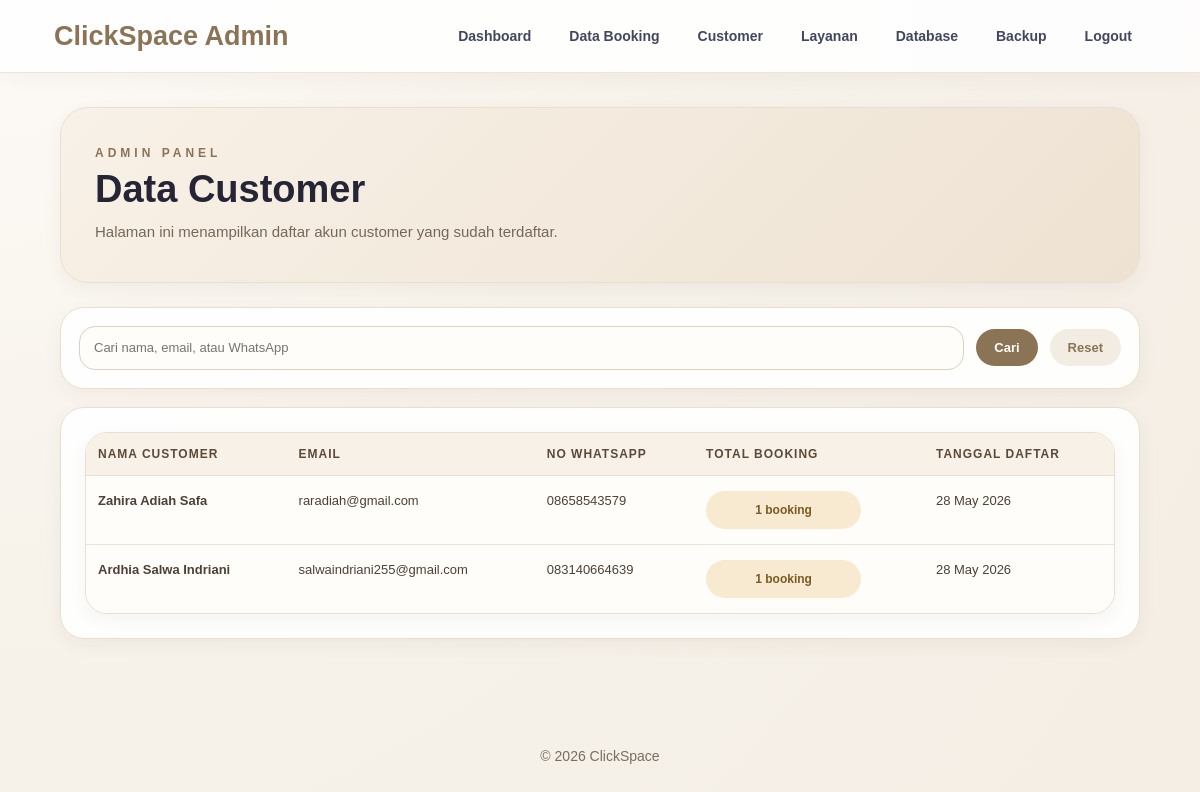
/admin-users.php (signed in), run on the app's committed database.
### tables this page shows
CREATE TABLE `users` (
  `id_user` int NOT NULL AUTO_INCREMENT,
  `nama_lengkap` varchar(100) NOT NULL,
  `email` varchar(100) NOT NULL,
  `no_whatsapp` varchar(20) NOT NULL,
  `password` varchar(255) NOT NULL,
  `role` enum('customer','admin') DEFAULT 'customer',
  `created_at` timestamp NULL DEFAULT CURRENT_TIMESTAMP,
  PRIMARY KEY (`id_user`),
  UNIQUE KEY `email` (`email`)
);

### admin-users.php (the view, shortened to what this page needs)
<?php
include "koneksi.php";
$keyword = isset($_GET['keyword']) ? mysqli_real_escape_string($conn, $_GET['keyword']) : '';
$where = "WHERE role='customer'";
$query_customer = mysqli_query($conn, "
  SELECT users.*, COUNT(booking.id_booking) AS total_booking
  FROM users
  LEFT JOIN booking ON users.id_user = booking.id_user
  $where
  GROUP BY users.id_user
  ORDER BY users.created_at DESC
");
?>
<!DOCTYPE html>
<html lang="id">
<head>
 <link rel="stylesheet" href="style.css?v=10">
</head>
<body class="admin-page">
<header>
  <div class="logo">ClickSpace Admin</div>
  <nav>
    <a href="admin-dashboard.php">Dashboard</a>
    <a href="admin-booking.php">Data Booking</a>
    <a href="admin-users.php">Customer</a>
    <a href="admin-layanan.php">Layanan</a>
    <a href="admin-database.php">Database</a>
    <a href="backup_list.php">Backup</a>
    <a href="logout.php" class="btn-login">Logout</a>
  </nav>
</header>
<main class="admin-main">
  <section class="admin-page-title">
    <div>
      <p>ADMIN PANEL</p>
      <h1>Data Customer</h1>
      <span>Halaman ini menampilkan daftar akun customer yang sudah terdaftar.</span>
    </div>
  </section>
  <section class="admin-filter-card">
    <form method="GET" action="admin-users.php">
      <input type="text" name="keyword" placeholder="Cari nama, email, atau WhatsApp" value="<?php echo htmlspecialchars($keyword); ?>">
      <button type="submit">Cari</button>
      <a href="admin-users.php">Reset</a>
    </form>
  </section>
  <section class="admin-panel">
    <div class="admin-table-wrap">
      <table class="admin-table">
        <thead>
          <tr>
            <th>Nama Customer</th>
            <th>Email</th>
            <th>No WhatsApp</th>
            <th>Total Booking</th>
            <th>Tanggal Daftar</th>
          </tr>
        </thead>
        <tbody>
          <?php if (mysqli_num_rows($query_customer) > 0) { ?>
            <?php while ($customer = mysqli_fetch_assoc($query_customer)) { ?>
              <tr>
                <td><b><?php echo $customer['nama_lengkap']; ?></b></td>
                <td><?php echo $customer['email']; ?></td>
                <td><?php echo $customer['no_whatsapp']; ?></td>
                <td><span class="admin-badge"><?php echo $customer['total_booking']; ?> booking</span></td>
                <td><?php echo date('d M Y', strtotime($customer['created_at'])); ?></td>
              </tr>
            <?php } ?>
          <?php } else { ?>
            <tr>
              <td colspan="5" class="admin-empty">Data customer tidak ditemukan.</td>
            </tr>
          <?php } ?>
        </tbody>
      </table>
    </div>
  </section>
</main>
<footer>
  <p>© 2026 ClickSpace</p>
</footer>
</body>
</html>

### data on the page
users: nama_lengkap "Zahira Adiah Safa", email "raradiah@gmail.com", no_whatsapp "08658543579", total_booking "1", created_at "28 May 2026"
users: nama_lengkap "Ardhia Salwa Indriani", email "salwaindriani255@gmail.com", no_whatsapp "083140664639", total_booking "1", created_at "28 May 2026"
